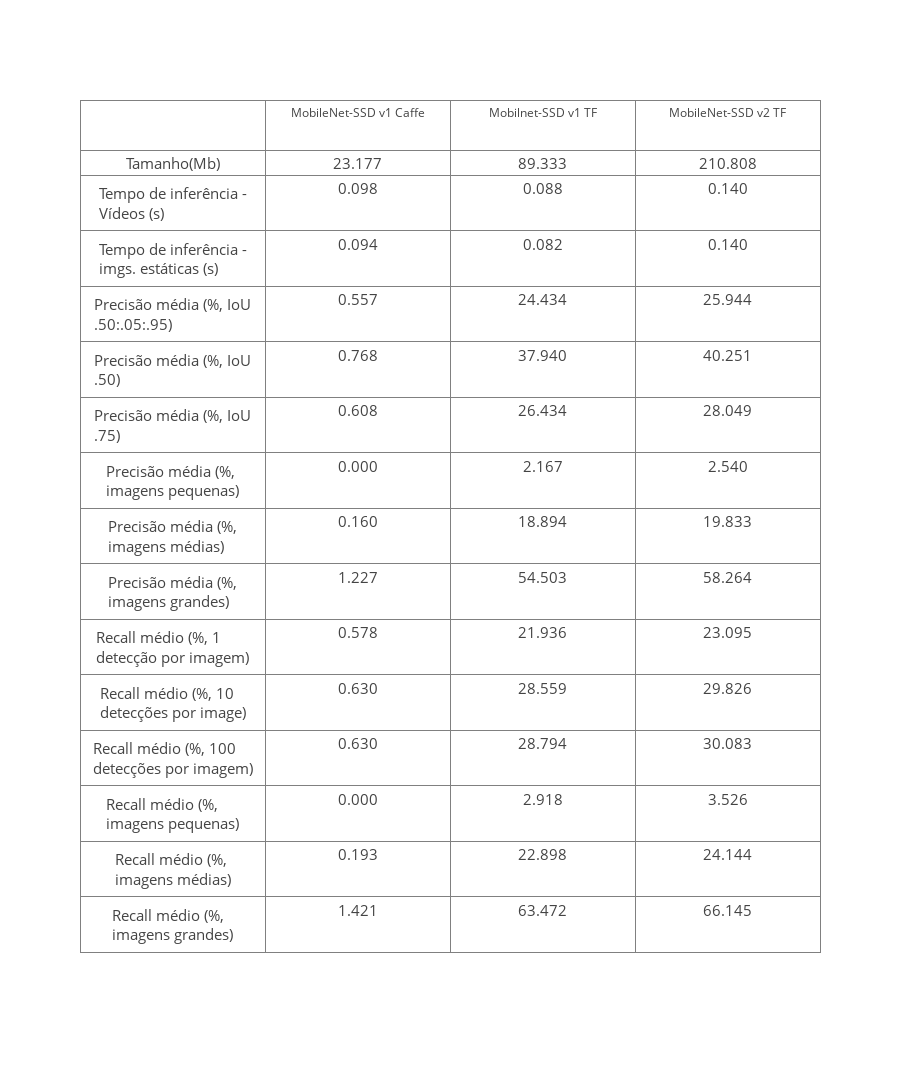

Write notebook code for a chart like this one.
### Code cell
row_labels = [chart for chart in chart_names]
row_labels = np.array(row_labels, dtype=np.str)
header = ['', 'MobileNet-SSD v1 Caffe', 'Mobilnet-SSD v1 TF', 'MobileNet-SSD v2 TF']
tab_header = ['',models[0]['display_name'],models[1]['display_name'],models[2]['display_name']]

#rounded_rows = np.round(rows, 3)
#print('original rows', rows)
#print('rounded rows', rounded_rows)
strfied_rows = []
formatter = lambda x: "%.3f" % x
strfied_rows.append([formatter(x) for x in rows[:,0]])
strfied_rows.append([formatter(x) for x in rows[:,1]])
strfied_rows.append([formatter(x) for x in rows[:,2]])
print(strfied_rows)

#print(row_values)
#print(rows.T)
data = [go.Table(
    header=dict(values=header, height=50),
    cells=dict(values=[row_labels, strfied_rows[0], strfied_rows[1], strfied_rows[2]], height=25, font=dict(size=15)),
    columnwidth=50,
)]

layout = go.Layout(
    width=900,
    height=1100,
)

fig = go.Figure(data=data, layout=layout)
iplot(fig)

#plotly.io.write_image(fig, 'charts/table.png')

### Figure 1 — Plotly figure (JSON) as saved in the notebook; plotly's stock layout.template omitted (floating-point values rounded to 4 significant figures)
{"data": [{"cells": {"font": {"size": 15}, "height": 25, "values": [["Tamanho(Mb)", "Tempo de inferência - Vídeos (s)", "Tempo de inferência - imgs. estáticas (s)", "Precisão média (%, IoU .50:.05:.95)", "Precisão média (%, IoU .50)", "Precisão média (%, IoU .75)", "Precisão média (%, imagens pequenas)", "Precisão média (%, imagens médias)", "Precisão média (%, imagens grandes)", "Recall médio (%, 1 detecção por imagem)", "Recall médio (%, 10 detecções por image)", "Recall médio (%, 100 detecções por imagem)", "Recall médio (%, imagens pequenas)", "Recall médio (%, imagens médias)", "Recall médio (%, imagens grandes)"], ["23.177", "0.098", "0.094", "0.557", "0.768", "0.608", "0.000", "0.160", "1.227", "0.578", "0.630", "0.630", "0.000", "0.193", "1.421"], ["89.333", "0.088", "0.082", "24.434", "37.940", "26.434", "2.167", "18.894", "54.503", "21.936", "28.559", "28.794", "2.918", "22.898", "63.472"], ["210.808", "0.140", "0.140", "25.944", "40.251", "28.049", "2.540", "19.833", "58.264", "23.095", "29.826", "30.083", "3.526", "24.144", "66.145"]]}, "columnwidth": 50, "header": {"height": 50, "values": ["", "MobileNet-SSD v1 Caffe", "Mobilnet-SSD v1 TF", "MobileNet-SSD v2 TF"]}, "type": "table", "uid": "2a34bfe7-63f5-4036-9228-004c9f9a48df"}], "layout": {"height": 1100, "width": 900}}
